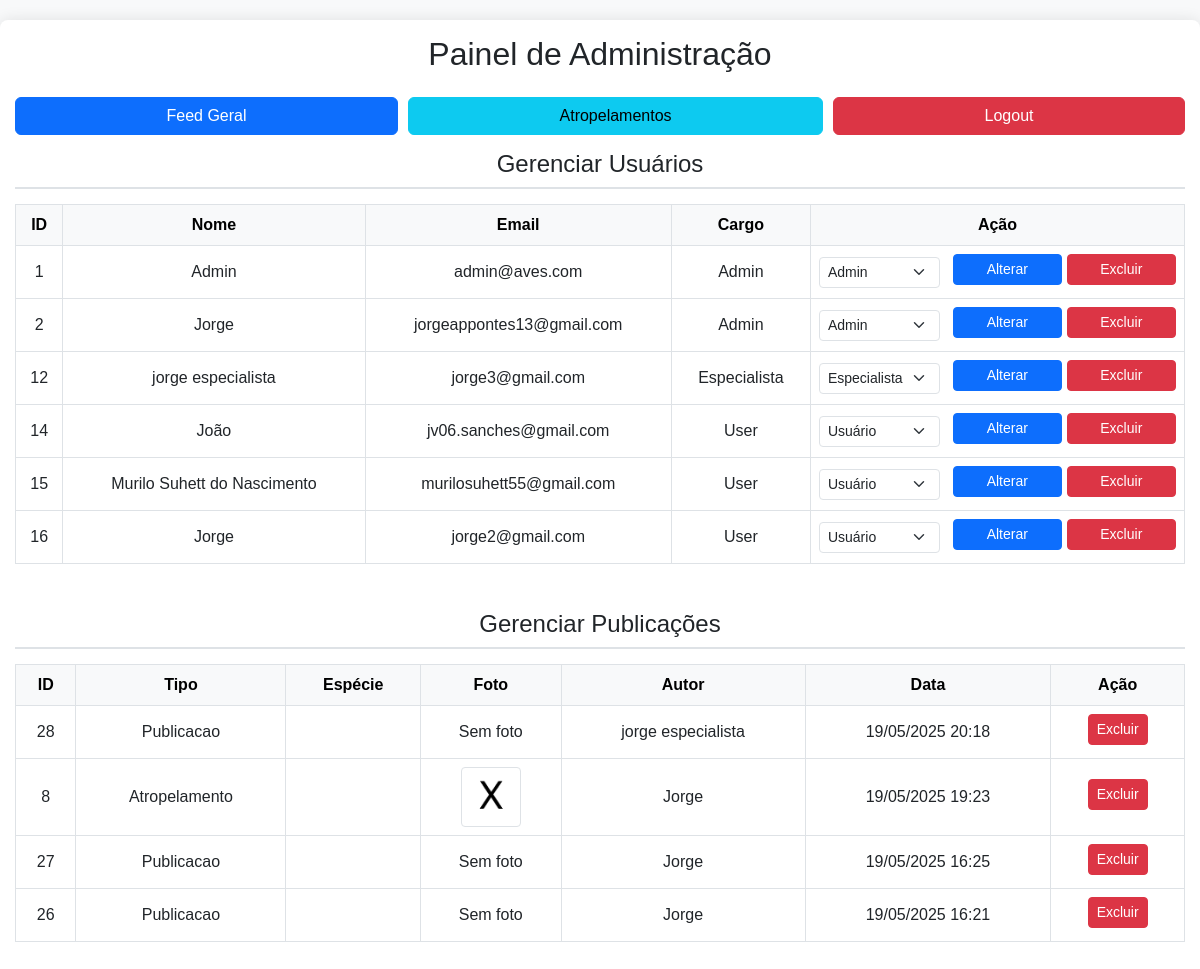
The page /admin.php (signed in) on the database its author committed.
### tables this page shows
CREATE TABLE `usuarios` (
  `id` int(11) NOT NULL,
  `nome` varchar(100) NOT NULL,
  `email` varchar(100) NOT NULL,
  `senha` varchar(255) NOT NULL,
  `cargo` enum('user','especialista','admin') DEFAULT 'user',
  `token_senha` varchar(64) DEFAULT NULL,
  `token_expiracao` datetime DEFAULT NULL
);

### tabela_usuarios_admin.php (the view, shortened to what this page needs)
<div class="table-responsive">
    <table class="table table-bordered table-hover">
        <thead class="table-light">
            <tr>
                <th>ID</th>
                <th>Nome</th>
                <th>Email</th>
                <th>Cargo</th>
                <th>Ação</th>
            </tr>
        </thead>
        <tbody>
            <?php
            $usuarios = $conn->query("SELECT * FROM usuarios");
            while ($user = $usuarios->fetch_assoc()):
            ?>
                <tr>
                    <td><?= $user['id'] ?></td>
                    <td><?= $user['nome'] ?></td>
                    <td><?= $user['email'] ?></td>
                    <td><?= ucfirst($user['cargo']) ?></td>
                    <td>
                        <form method="POST" class="action-form">
                            <select name="cargo" class="form-select form-select-sm me-2" style="width: auto;">
                                <option value="user" <?= $user['cargo'] === 'user' ? 'selected' : '' ?>>Usuário</option>
                                <option value="especialista" <?= $user['cargo'] === 'especialista' ? 'selected' : '' ?>>Especialista</option>
                                <option value="admin" <?= $user['cargo'] === 'admin' ? 'selected' : '' ?>>Admin</option>
                            </select>
                            <button type="submit" name="alterar_cargo" class="btn btn-primary btn-sm">Alterar</button>
                            <button type="submit" name="excluir_usuario" class="btn btn-danger btn-sm" onclick="return confirm('Tem certeza que deseja excluir este usuário e todos os seus dados relacionados?')">Excluir</button>
                        </form>
                    </td>
                </tr>
            <?php endwhile; ?>
        </tbody>
    </table>
</div>

### admin.php (style rules this page uses)
body { background-color: #f8f9fa; font-family: sans-serif; }
.table-responsive { overflow-x: auto; }
.table { width: 100%; border-collapse: collapse; }
.table th, .table td { text-align: center; vertical-align: middle; padding: 8px; border: 1px solid #dee2e6; }
.table th { background-color: #f8f9fa; }
.action-form { display: flex; justify-content: center; align-items: center; gap: 5px; flex-wrap: wrap; }
.action-form button { flex-grow: 1; margin-bottom: 5px; }

### rows shown on the page
usuarios: id "1", nome "Admin", email "admin@aves.com", cargo "Admin"
usuarios: id "2", nome "Jorge", email "jorgeappontes13@gmail.com", cargo "Admin"
usuarios: id "12", nome "jorge especialista", email "jorge3@gmail.com", cargo "Especialista"
usuarios: id "14", nome "João", email "jv06.sanches@gmail.com", cargo "User", cargo "Usuário"
usuarios: id "15", nome "Murilo Suhett do Nascimento", email "murilosuhett55@gmail.com", cargo "User", cargo "Usuário"
usuarios: id "16", nome "Jorge", email "jorge2@gmail.com", cargo "User", cargo "Usuário"

### other values the page prints
$post['id'] "28"
$post['tipo'] "Publicacao"
$post['nome'] "jorge especialista"
date('d/m/Y H:i', strtotime($post['data_publicacao'])) "19/05/2025 20:18"
$post['id'] "8"
$post['tipo'] "Atropelamento"
$post['nome'] "Jorge"
date('d/m/Y H:i', strtotime($post['data_publicacao'])) "19/05/2025 19:23"
$post['id'] "27"
date('d/m/Y H:i', strtotime($post['data_publicacao'])) "19/05/2025 16:25"
$post['id'] "26"
date('d/m/Y H:i', strtotime($post['data_publicacao'])) "19/05/2025 16:21"
